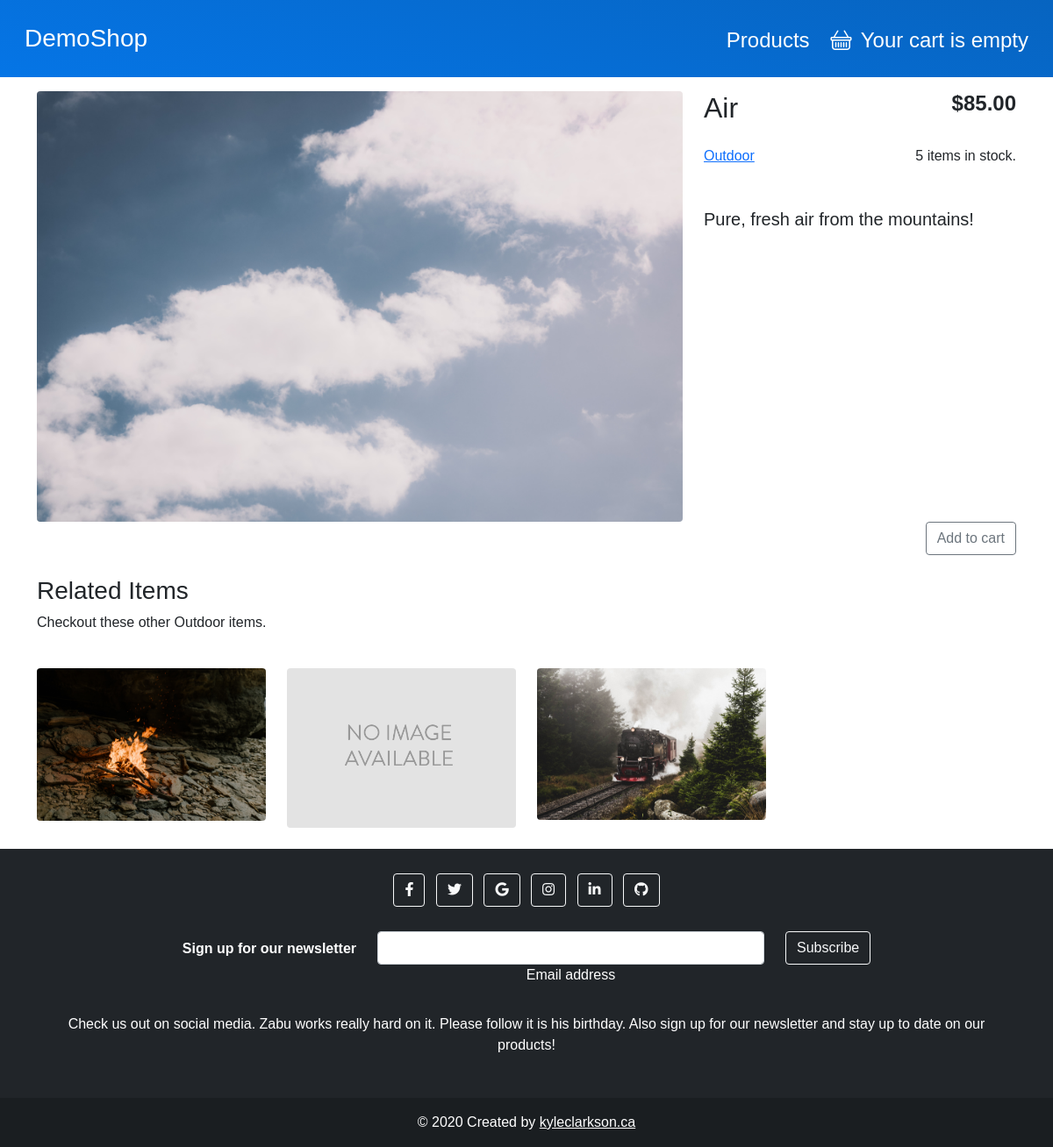
Screenshot of /products/10/air/ with the database file from the repository.
### shop/models.py (models this page shows, shortened)
class Product(models.Model):
    category = models.ForeignKey(Category,
                                 related_name='products',
                                 on_delete=models.CASCADE)
    name = models.CharField(max_length=200, db_index=True)
    slug = models.SlugField(max_length=200, db_index=True)
    image = models.ImageField(upload_to='products/%Y/%m/%d',
                              default='products/no_image.png')
    description = models.TextField(blank=True)
    price = models.DecimalField(max_digits=10, decimal_places=2)
    quantity = models.PositiveIntegerField(default=0)
    available = models.BooleanField(default=True)
    featured = models.BooleanField(default=False)
    created = models.DateTimeField(auto_now_add=True)
    updated = models.DateTimeField(auto_now=True)
    class Meta:
        ordering = ('name',)
        index_together = (('id', 'slug'),)

class Category(models.Model):
    name = models.CharField(max_length=200, db_index=True)
    slug = models.SlugField(max_length=200, unique=True)
    class Meta:
        ordering = ('name',)
        verbose_name = 'Category'
        verbose_name_plural = 'Categories'
    def __str__(self):
        return self.name
    def get_absolute_url(self):
        return reverse('shop:product_list_by_category', args=[self.slug])

### shop/views.py (the view)
# urls.py: path('products/<int:id>/<slug:slug>/', views.product_detail, name='product_detail'),
def product_detail(request, id, slug):
    product = get_object_or_404(Product, id=id, slug=slug)
    category = product.category
    related_products = Product.objects.filter(category=category).exclude(id=id)[:4]
    context = {
        'product': product,
        'related_products': related_products
    }
    return render(request, 'shop/product/detail.html', context)

### cart/cart.py (called while the page is built)
    def __len__(self):
        return sum(item['quantity'] for item in self.cart.values())

### cart/context_processors.py (called while the page is built)
def cart(request):
    return {
        'cart': Cart(request),
    }

### shop/templates/shop/product/detail.html (shortened to what this page needs)
{% extends "base.html" %}
{% load static %}
{% load thumbnail %}
{% block content %}
    <div class="container">
        <div class="row my-3">
            <div class="col-md-8">
                {% thumbnail product.image "750x500" crop='center' as im %}
                    <img class="img-fluid rounded" src="{{ im.url }}" width="{{ im.width }}" height="{{ im.height }}">
                {% endthumbnail %}
            </div>
            <div class="col-md-4 align-items-center">
                <div class="row">
                    <div class="col">
                        <h2>{{ product.name }}</h2>
                    </div>
                    <div class="col">
                        <div class="text-end">
                            <h4><strong>${{ product.price }}</strong></h4>
                        </div>
                    </div>
                </div>
                <div class="row my-3">
                    <div class="col">
                        <p>
                            <a href="{{ product.category.get_absolute_url }}">
                                {{ product.category }}
                            </a>
                        </p>
                    </div>
                    <div class="col">
                        <div class="text-end">
                            {% if product.quantity > 10 %}
                                <p>10+ item{{ product.quantity|pluralize }} in stock.</p>
                            {% else %}
                                <p>{{ product.quantity }} item{{ product.quantity|pluralize }} in stock.</p>
                            {% endif %}
                        </div>
                    </div>
                </div>
                <div class="row">
                    <h5 class="my-3"> {{ product.description }}</h5>
                </div>
            </div>
            <div class="col align-self-end text-end">
                {% if product.quantity > 0 %}
                    <form action="{% url "cart:cart_add" product.id %}" method="POST">
                        <input class="btn btn-md btn-outline-secondary" type="submit"
                               value="Add to cart">
                    </form>
                {% else %}
                    <p class="text-danger"><strong>SOLD OUT</strong></p>
                {% endif %}
            </div>
        </div>
        {% if related_products|length > 0 %}
            <div class="row my-4">
                <h3>Related Items</h3>
                <p>Checkout these other {{ product.category }} items.</p>
            </div>
            <div class="row">
                {% for related_product in related_products %}
                    <div class="col-md-3 col-sm-6 mb-4">
                        {% thumbnail related_product.image "500x300" crop='center' as im %}
                            <a href="{% url 'shop:product_detail' related_product.id related_product.slug %}">
                                <img class="img-fluid rounded" src="{{ im.url }}" width="{{ im.width }}"
                                     height="{{ im.height }}">
                            </a>
                        {% endthumbnail %}
                    </div>
                {% endfor %}
            </div>
        {% endif %}
    </div>
{% endblock %}

### static_project/css/styles.css (style rules this page uses)
* { font-family: 'Chivo', sans-serif; }

### rows the page displays
Product: name "Air", price "85.00", category "Outdoor", quantity "5", description "Pure, fresh air from the mountains!"
Product: shows a picture
Product: shows a picture
Product: shows a picture
